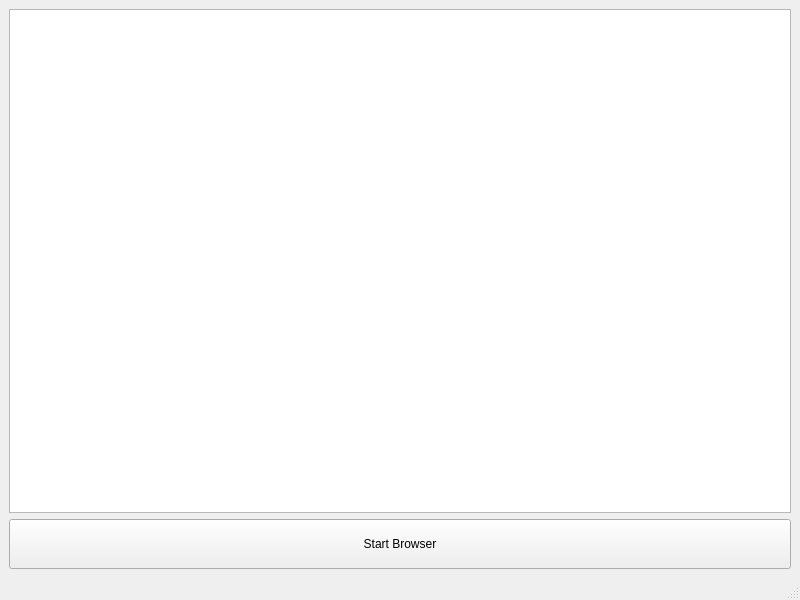
<?xml version="1.0" encoding="UTF-8"?>
<ui version="4.0">
 <class>MainWindow</class>
 <widget class="QMainWindow" name="MainWindow">
  <property name="geometry">
   <rect>
    <x>0</x>
    <y>0</y>
    <width>800</width>
    <height>600</height>
   </rect>
  </property>
  <property name="windowTitle">
   <string>Request Analyzer</string>
  </property>
  <property name="windowIcon">
   <iconset>
    <normaloff>icon.ico</normaloff>
    <hover>icon.ico</hover>
   </iconset>
  </property>
  <widget class="QWidget" name="centralwidget">
   <layout class="QVBoxLayout" name="verticalLayout">
    <item>
     <widget class="QListWidget" name="log_browser"/>
    </item>
    <item>
     <layout class="QHBoxLayout" name="buttonLayout">
      <item>
       <widget class="QPushButton" name="toggle_button">
        <property name="text">
         <string>Start Browser</string>
        </property>
        <property name="minimumSize">
         <size>
          <width>150</width>
          <height>50</height>
         </size>
        </property>
       </widget>
      </item>
     </layout>
    </item>
   </layout>
  </widget>
  <widget class="QStatusBar" name="statusbar"/>
 </widget>
 <resources/>
 <connections/>
</ui>
